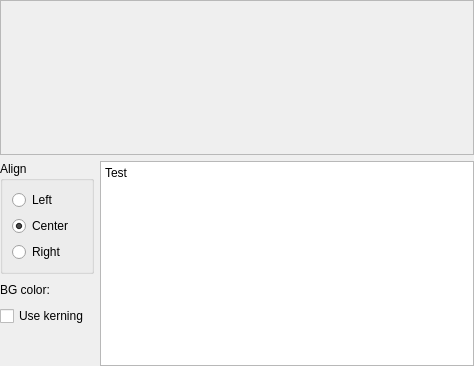
<?xml version="1.0" encoding="UTF-8"?>
<ui version="4.0">
 <class>FontTestFrame</class>
 <widget class="QWidget" name="FontTestFrame">
  <property name="geometry">
   <rect>
    <x>0</x>
    <y>0</y>
    <width>474</width>
    <height>366</height>
   </rect>
  </property>
  <property name="sizePolicy">
   <sizepolicy hsizetype="Minimum" vsizetype="Minimum">
    <horstretch>0</horstretch>
    <verstretch>0</verstretch>
   </sizepolicy>
  </property>
  <property name="windowTitle">
   <string>Frame</string>
  </property>
  <layout class="QVBoxLayout" name="verticalLayout_2" stretch="1,0">
   <property name="leftMargin">
    <number>0</number>
   </property>
   <property name="topMargin">
    <number>0</number>
   </property>
   <property name="rightMargin">
    <number>0</number>
   </property>
   <property name="bottomMargin">
    <number>0</number>
   </property>
   <item>
    <widget class="QScrollArea" name="scrollArea">
     <property name="sizePolicy">
      <sizepolicy hsizetype="Expanding" vsizetype="Expanding">
       <horstretch>0</horstretch>
       <verstretch>2</verstretch>
      </sizepolicy>
     </property>
     <property name="widgetResizable">
      <bool>true</bool>
     </property>
     <widget class="QWidget" name="scrollAreaWidgetContents">
      <property name="geometry">
       <rect>
        <x>0</x>
        <y>0</y>
        <width>472</width>
        <height>130</height>
       </rect>
      </property>
      <layout class="QGridLayout" name="gridLayout">
       <item row="2" column="1">
        <widget class="FontTestWidget" name="drawWidget" native="true"/>
       </item>
       <item row="4" column="1">
        <spacer name="verticalSpacer">
         <property name="orientation">
          <enum>Qt::Vertical</enum>
         </property>
         <property name="sizeHint" stdset="0">
          <size>
           <width>20</width>
           <height>40</height>
          </size>
         </property>
        </spacer>
       </item>
       <item row="0" column="1">
        <spacer name="verticalSpacer_2">
         <property name="orientation">
          <enum>Qt::Vertical</enum>
         </property>
         <property name="sizeHint" stdset="0">
          <size>
           <width>20</width>
           <height>40</height>
          </size>
         </property>
        </spacer>
       </item>
       <item row="2" column="2">
        <spacer name="horizontalSpacer">
         <property name="orientation">
          <enum>Qt::Horizontal</enum>
         </property>
         <property name="sizeHint" stdset="0">
          <size>
           <width>40</width>
           <height>20</height>
          </size>
         </property>
        </spacer>
       </item>
       <item row="2" column="0">
        <spacer name="horizontalSpacer_2">
         <property name="orientation">
          <enum>Qt::Horizontal</enum>
         </property>
         <property name="sizeHint" stdset="0">
          <size>
           <width>40</width>
           <height>20</height>
          </size>
         </property>
        </spacer>
       </item>
      </layout>
     </widget>
    </widget>
   </item>
   <item>
    <layout class="QGridLayout" name="gridLayout_2" columnstretch="0,0,1">
     <item row="0" column="0" colspan="2">
      <widget class="QGroupBox" name="groupBox">
       <property name="sizePolicy">
        <sizepolicy hsizetype="Minimum" vsizetype="Minimum">
         <horstretch>0</horstretch>
         <verstretch>0</verstretch>
        </sizepolicy>
       </property>
       <property name="minimumSize">
        <size>
         <width>94</width>
         <height>0</height>
        </size>
       </property>
       <property name="title">
        <string>Align</string>
       </property>
       <layout class="QVBoxLayout" name="verticalLayout">
        <item>
         <widget class="QRadioButton" name="radioButton">
          <property name="text">
           <string>Left</string>
          </property>
         </widget>
        </item>
        <item>
         <widget class="QRadioButton" name="radioButton_2">
          <property name="text">
           <string>Center</string>
          </property>
          <property name="checked">
           <bool>true</bool>
          </property>
         </widget>
        </item>
        <item>
         <widget class="QRadioButton" name="radioButton_3">
          <property name="text">
           <string>Right</string>
          </property>
         </widget>
        </item>
       </layout>
      </widget>
     </item>
     <item row="0" column="2" rowspan="4">
      <widget class="QPlainTextEdit" name="plainTextEdit">
       <property name="sizePolicy">
        <sizepolicy hsizetype="Minimum" vsizetype="Expanding">
         <horstretch>0</horstretch>
         <verstretch>0</verstretch>
        </sizepolicy>
       </property>
       <property name="maximumSize">
        <size>
         <width>16777215</width>
         <height>16777215</height>
        </size>
       </property>
       <property name="plainText">
        <string>Test</string>
       </property>
      </widget>
     </item>
     <item row="1" column="1">
      <widget class="ColorButton" name="widgetBgColor" native="true">
       <property name="minimumSize">
        <size>
         <width>32</width>
         <height>20</height>
        </size>
       </property>
      </widget>
     </item>
     <item row="1" column="0">
      <widget class="QLabel" name="label">
       <property name="text">
        <string>BG color:</string>
       </property>
      </widget>
     </item>
     <item row="2" column="0" colspan="2">
      <widget class="QCheckBox" name="useKerningCheckBox">
       <property name="text">
        <string>Use kerning</string>
       </property>
      </widget>
     </item>
     <item row="3" column="0" colspan="2">
      <spacer name="verticalSpacer_3">
       <property name="orientation">
        <enum>Qt::Vertical</enum>
       </property>
       <property name="sizeHint" stdset="0">
        <size>
         <width>20</width>
         <height>40</height>
        </size>
       </property>
      </spacer>
     </item>
    </layout>
   </item>
  </layout>
 </widget>
 <customwidgets>
  <customwidget>
   <class>ColorButton</class>
   <extends>QWidget</extends>
   <header>colorbutton.h</header>
   <container>1</container>
  </customwidget>
  <customwidget>
   <class>FontTestWidget</class>
   <extends>QWidget</extends>
   <header>fonttestwidget.h</header>
   <container>1</container>
  </customwidget>
 </customwidgets>
 <resources/>
 <connections/>
</ui>
